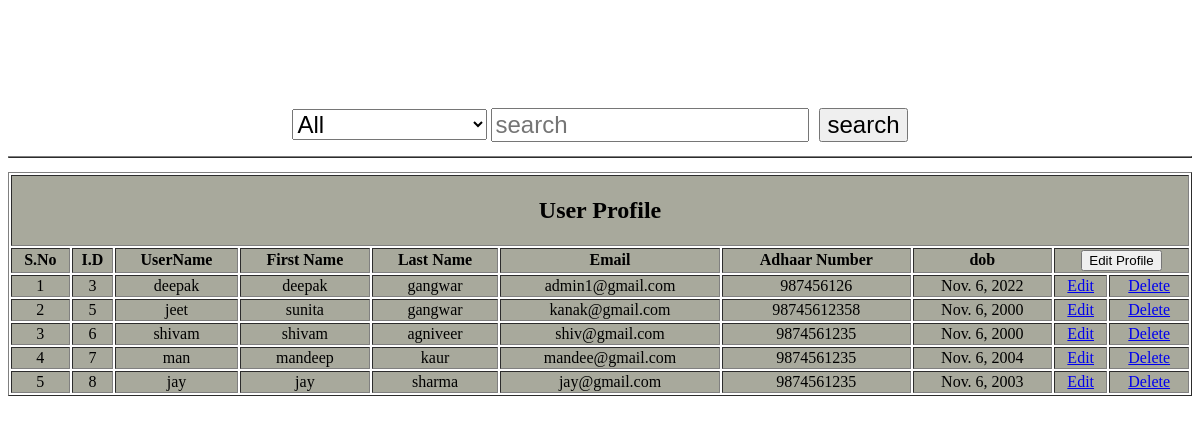
/userview, run on the app's committed database.
### account/models.py (models this page shows, shortened)
class Usredetails(models.Model):
    user=models.OneToOneField(User,on_delete=models.CASCADE)
    dob=models.DateField(null=True,blank=True)
    Adhaar_number=models.CharField(max_length=10)

### account/views.py (the view)
# urls.py: path('userview',UserViews.as_view(),name='userview'),
class UserViews(View):
    def get(self,request):
            if request.GET.get("search") == 'Adhaar_number':
                us=Usredetails.objects.filter(Adhaar_number__icontains=request.GET.get('search1'))
            elif request.GET.get("search") == 'email':
                us=Usredetails.objects.filter(user__email__iexact=request.GET.get('search1'))
            else:
                us=Usredetails.objects.all()
            return render(request,'userView.html',context={'data':us})

### account/templates/userView.html (shortened to what this page needs)
<!DOCTYPE html>
<html lang="en">
<head>
</head>
<body>
<div class="container my-3">
 <div class="row">
<form  method="GET" >
  <select name="search" id="search" class="kk">
    <option >All</option>
  </select>
  <table border="1px" class="table table-striped" id="pp">
<input type="text" name="search1" placeholder="search">
<button id="ab" type="submit">search</button>
</form>
<div class=" col-md-12">
    <table border="1px" class="table table-striped" id="pp">
        <tr class='bg-success'>
            <td colspan="10px" align="center"><h2> User Profile </h2></td>
        </tr>
          <tr>
            <th>S.No</th>
            <th> I.D </th>
            <th> UserName</th>
            <th> First Name </th>
            <th> Last Name </th>
            <th> Email  </th>
            <th> Adhaar Number</th>
            <th>dob</th>
            <th colspan="2" align="center" ><button> Edit Profile</button></th>
          </tr>
        {% for data in data %}
         <tr>
            <td>{{forloop.counter}}</td>
            <td>{{data.id}}</td>
            <td>{{data.user.username}}</td>
            <td>{{data.user.first_name}}</td>
            <td>{{data.user.last_name}}</td>
            <td>{{data.user.email}}</td>
            <td>{{data.Adhaar_number}}</td>
            <td>{{data.dob}}</td>
            <td><a href="{% url 'useredit' data.id %}" class="btn btn-primary">Edit</a></td>
            <td><a href="{% url 'userdelete' data.user.id %}" class="btn btn-danger">Delete</a></td>
        </tr>
        {% endfor %}
    </table>
  </div>
  </div>
 </div>
</body>
</html>

### account/templates/userView.html (style rules this page uses)
.kk, input[type="text"] { margin-top: 100px; font-size: 24px; }
#ab { font-size: 24px; margin-left: 10px; }
form { text-align: center; }
table#pp { width: 100%; margin-top: 14px; }

### data on the page
Usredetails: id "3", user.username "deepak", user.first_name "deepak", user.last_name "gangwar", user.email "admin1@gmail.com", Adhaar_number "987456126", dob "Nov. 6, 2022"
Usredetails: id "5", user.username "jeet", user.first_name "sunita", user.last_name "gangwar", user.email "kanak@gmail.com", Adhaar_number "98745612358", dob "Nov. 6, 2000"
Usredetails: id "6", user.username "shivam", user.first_name "shivam", user.last_name "agniveer", user.email "shiv@gmail.com", Adhaar_number "9874561235", dob "Nov. 6, 2000"
Usredetails: id "7", user.username "man", user.first_name "mandeep", user.last_name "kaur", user.email "mandee@gmail.com", Adhaar_number "9874561235", dob "Nov. 6, 2004"
Usredetails: id "8", user.username "jay", user.first_name "jay", user.last_name "sharma", user.email "jay@gmail.com", Adhaar_number "9874561235", dob "Nov. 6, 2003"
